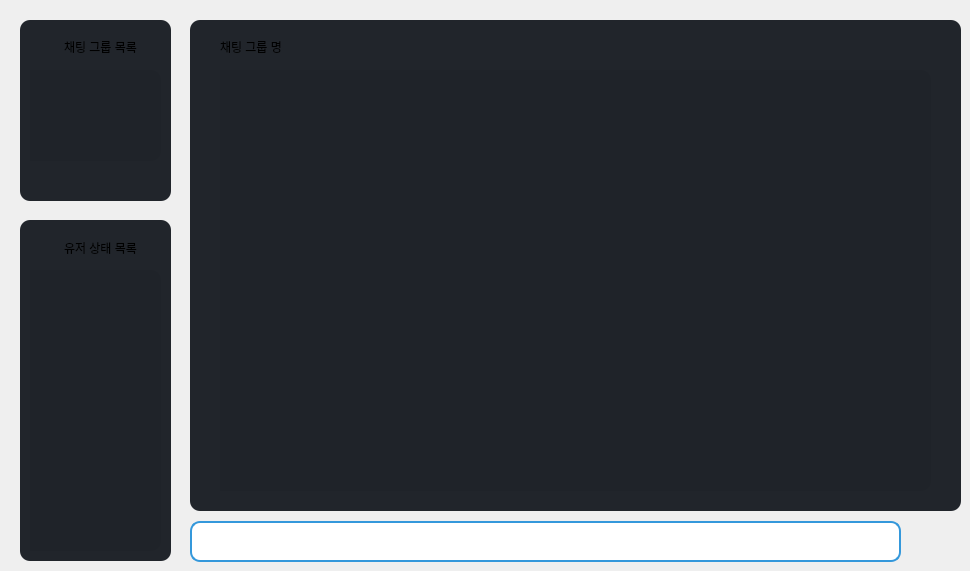
                     <widget class="QWidget" name="home">
                      <property name="styleSheet">
                       <string notr="true">background-position: center;
background-repeat: no-repeat;

QPushButton#home_btn_chatlist_send {
    background-color: #3498db;
    color: white;
    border: 2px solid #2980b9;
    border-radius: 20px;
    padding: 5px;
}

QPushButton#home_btn_chatlist_send:pressed {
    background-color: rgba(52, 152, 219, 0.5);
    border: 2px solid rgba(41, 128, 185, 0.5);
}
</string>
                      </property>
                      <widget class="QLabel" name="home_label_chatback">
                       <property name="geometry">
                        <rect>
                         <x>190</x>
                         <y>20</y>
                         <width>771</width>
                         <height>491</height>
                        </rect>
                       </property>
                       <property name="styleSheet">
                        <string notr="true">background-color: rgb(33, 37, 43);
border-radius: 10px;</string>
                       </property>
                       <property name="text">
                        <string/>
                       </property>
                      </widget>
                      <widget class="QLabel" name="home_label_left1back">
                       <property name="geometry">
                        <rect>
                         <x>20</x>
                         <y>20</y>
                         <width>151</width>
                         <height>181</height>
                        </rect>
                       </property>
                       <property name="styleSheet">
                        <string notr="true">background-color: rgb(33, 37, 43);
border-radius: 10px;</string>
                       </property>
                       <property name="text">
                        <string/>
                       </property>
                      </widget>
                      <widget class="QLabel" name="home_label_left2back">
                       <property name="geometry">
                        <rect>
                         <x>20</x>
                         <y>220</y>
                         <width>151</width>
                         <height>341</height>
                        </rect>
                       </property>
                       <property name="styleSheet">
                        <string notr="true">background-color: rgb(33, 37, 43);
border-radius: 10px;</string>
                       </property>
                       <property name="text">
                        <string/>
                       </property>
                      </widget>
                      <widget class="QLabel" name="home_label_chatgroup">
                       <property name="geometry">
                        <rect>
                         <x>64</x>
                         <y>39</y>
                         <width>91</width>
                         <height>16</height>
                        </rect>
                       </property>
                       <property name="styleSheet">
                        <string notr="true">font: 600 9pt &quot;Segoe UI Variable Small Semibol&quot;;</string>
                       </property>
                       <property name="text">
                        <string>채팅 그룹 목록</string>
                       </property>
                      </widget>
                      <widget class="QLabel" name="home_label_chatgroup_pic">
                       <property name="geometry">
                        <rect>
                         <x>31</x>
                         <y>37</y>
                         <width>31</width>
                         <height>21</height>
                        </rect>
                       </property>
                       <property name="styleSheet">
                        <string notr="true">background-image: url(:/icons/images/icons/cil-chat-bubble.png);</string>
                       </property>
                       <property name="text">
                        <string/>
                       </property>
                      </widget>
                      <widget class="QLabel" name="home_label_userstate">
                       <property name="geometry">
                        <rect>
                         <x>64</x>
                         <y>240</y>
                         <width>91</width>
                         <height>16</height>
                        </rect>
                       </property>
                       <property name="styleSheet">
                        <string notr="true">font: 600 9pt &quot;Segoe UI Variable Small Semibol&quot;;</string>
                       </property>
                       <property name="text">
                        <string>유저 상태 목록</string>
                       </property>
                      </widget>
                      <widget class="QLabel" name="home_label_userstate_pic">
                       <property name="geometry">
                        <rect>
                         <x>31</x>
                         <y>238</y>
                         <width>31</width>
                         <height>21</height>
                        </rect>
                       </property>
                       <property name="styleSheet">
                        <string notr="true">background-image: url(:/icons/images/icons/cil-people.png);</string>
                       </property>
                       <property name="text">
                        <string/>
                       </property>
                      </widget>
                      <widget class="QListView" name="home_listview_chatgroup">
                       <property name="geometry">
                        <rect>
                         <x>30</x>
                         <y>70</y>
                         <width>131</width>
                         <height>91</height>
                        </rect>
                       </property>
                       <property name="styleSheet">
                        <string notr="true">background-color: rgb(31, 35, 41);
border-top-right-radius: 10px;
border-bottom-right-radius: 10px;</string>
                       </property>
                      </widget>
                      <widget class="QPushButton" name="home_btn_chatgroup">
                       <property name="geometry">
                        <rect>
                         <x>80</x>
                         <y>170</y>
                         <width>31</width>
                         <height>24</height>
                        </rect>
                       </property>
                       <property name="styleSheet">
                        <string notr="true">background-image: url(:/icons/images/icons/cil-plus.png);
border:none;
</string>
                       </property>
                       <property name="text">
                        <string/>
                       </property>
                      </widget>
                      <widget class="QLabel" name="home_label_chatlist_title">
                       <property name="geometry">
                        <rect>
                         <x>220</x>
                         <y>39</y>
                         <width>91</width>
                         <height>16</height>
                        </rect>
                       </property>
                       <property name="styleSheet">
                        <string notr="true">font: 600 9pt &quot;Segoe UI Variable Small Semibol&quot;;</string>
                       </property>
                       <property name="text">
                        <string>채팅 그룹 명</string>
                       </property>
                      </widget>
                      <widget class="QListView" name="home_listview_status">
                       <property name="geometry">
                        <rect>
                         <x>30</x>
                         <y>270</y>
                         <width>131</width>
                         <height>281</height>
                        </rect>
                       </property>
                       <property name="styleSheet">
                        <string notr="true">background-color: rgb(31, 35, 41);
border-top-right-radius: 10px;
border-bottom-right-radius: 10px;</string>
                       </property>
                      </widget>
                      <widget class="QLineEdit" name="home_lineedit_chatlist_send">
                       <property name="geometry">
                        <rect>
                         <x>190</x>
                         <y>521</y>
                         <width>711</width>
                         <height>41</height>
                        </rect>
                       </property>
                       <property name="styleSheet">
                        <string notr="true">border: 1.5px solid #3498db;
border-radius: 10px;
padding-left: 30px; /* 왼쪽 공백 */

font: 600 &quot;Segoe UI Variable Small Semibol&quot;;
font-size: 13px; /* 폰트 크기 */
color: rgb(255, 255, 255); /* 텍스트 색상 */</string>
                       </property>
                      </widget>
                      <widget class="QListView" name="home_listview_chatlist">
                       <property name="geometry">
                        <rect>
                         <x>220</x>
                         <y>70</y>
                         <width>711</width>
                         <height>421</height>
                        </rect>
                       </property>
                       <property name="styleSheet">
                        <string notr="true">background-color: rgb(31, 35, 41);
border-top-right-radius: 10px;
border-bottom-right-radius: 10px;</string>
                       </property>
                      </widget>
                      <widget class="QPushButton" name="home_btn_chatlist_send">
                       <property name="geometry">
                        <rect>
                         <x>914</x>
                         <y>520</y>
                         <width>41</width>
                         <height>41</height>
                        </rect>
                       </property>
                       <property name="styleSheet">
                        <string notr="true">background-image: url(:/images/images/images/free-icon-send-button-12439334.png);


border: none;</string>
                       </property>
                       <property name="text">
                        <string/>
                       </property>
                      </widget>
                     </widget>
